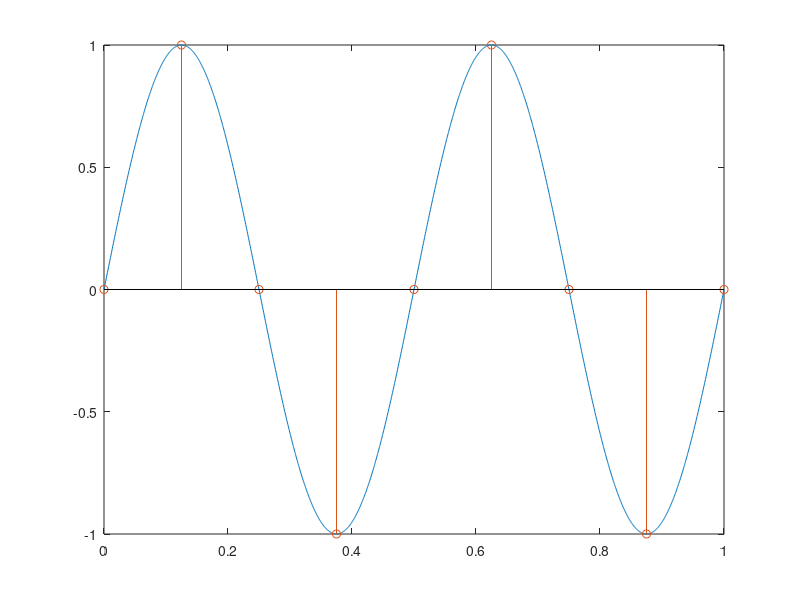

Recreate this plot in MATLAB.
close all; clear all; clc;
f=2;
t=0:0.0005:1.0;
xt=sin(2*pi*f*t);
fs = 8;
ts=1/fs;
nts=0:ts:1.0;
xn=sin(2*pi*f*nts);
plot(t,xt);
hold on;
stem(nts,xn);
pause